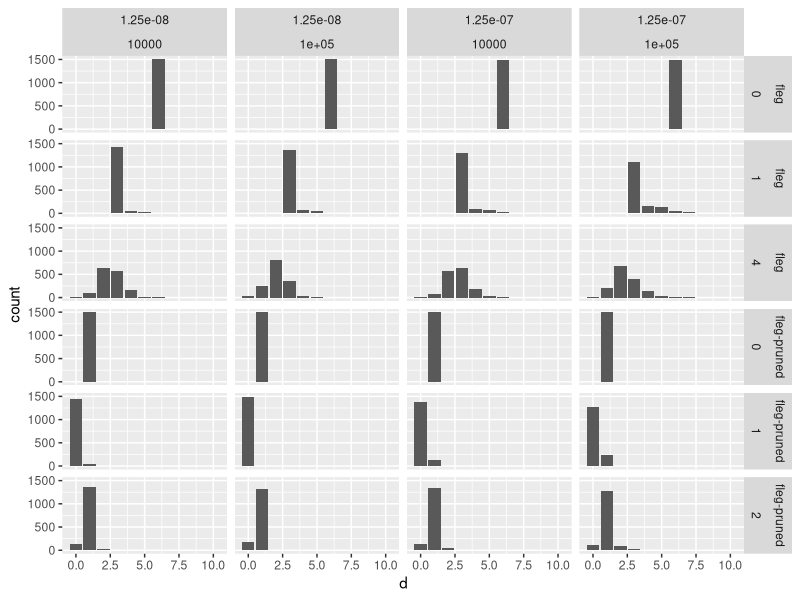
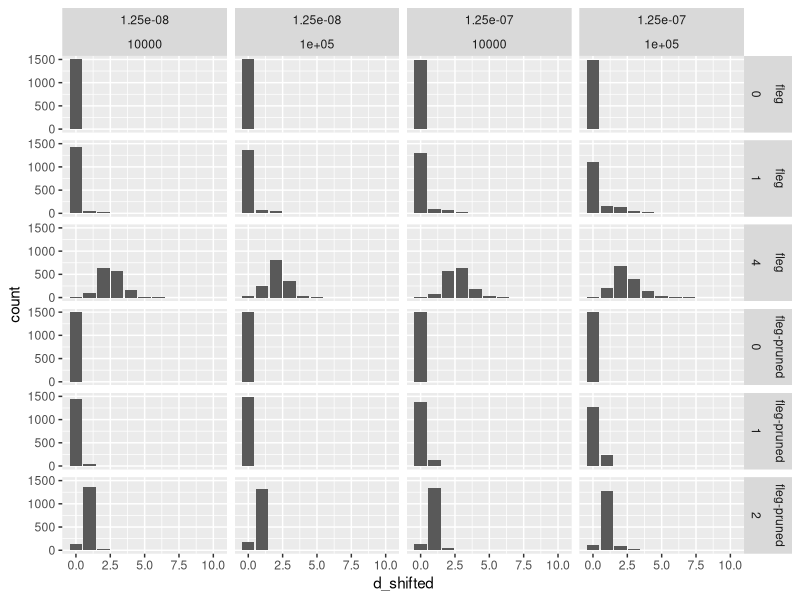
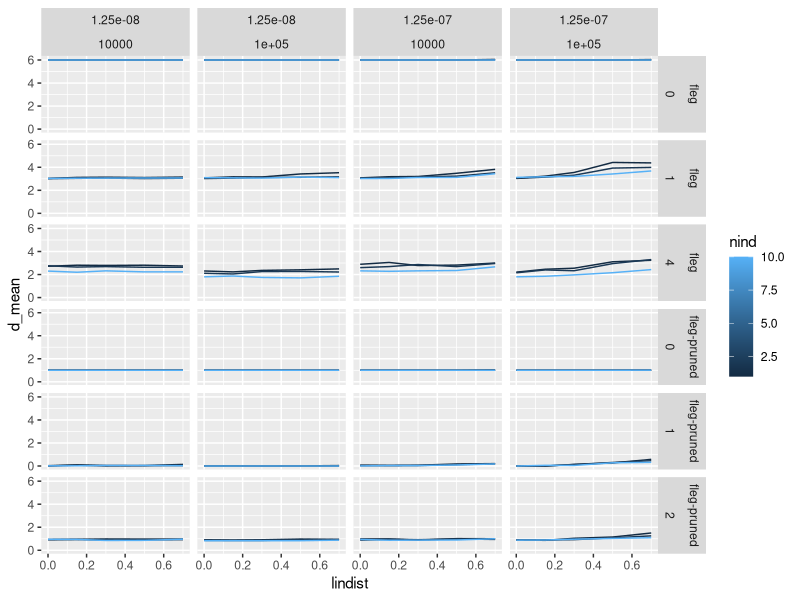

Source code (R) for these figures, in order:
## ---- chunk 1
#| warning: false
#| echo: false
#| output: false
#| message: false
library(dplyr)
library(ggplot2)
## ---- chunk 2
datg1 = read.csv("output/h1_byrep_filtered.csv") %>%
  filter(h_search <= 2)
nrow(datg1) # 18000 = 3 nind x 2 nSNPs x 2 mu x 5 sigma x 3 search_h x 100 reps
datg4 = read.csv("output/h4_byrep_filtered.csv")
nrow(datg4) # 18000 also
stopifnot(all(names(datg1) == names(datg4)))
dat = rbind(datg1, datg4) %>%
    group_by(net, mutrate, nbiallelic, nind, lindist, h_search) %>%
    select(min_nethw)
dat %>% summarize(nreps=n(), .groups="drop") %>% select(nreps) %>% unique() # 100
rm(datg1, datg4)
## ---- chunk 3
dat = dat %>% mutate(d = as.integer(round(min_nethw/2)))
## ---- chunk 4
dat %>% ggplot(aes(d)) +
  facet_grid(net + h_search ~ mutrate + nbiallelic) +
  geom_bar()
## ---- chunk 5
dat = dat %>% mutate(
    mind = case_when(
        net=="fleg" & h_search==0 ~ 6,
        net=="fleg" & h_search==1 ~ 3,
        net=="fleg-pruned" & h_search==0 ~ 1,
        .default = 0),
    d_shifted = d - mind
    )
## ---- chunk 6
dat %>% ggplot(aes(d_shifted)) +
  facet_grid(net + h_search ~ mutrate + nbiallelic) +
  geom_bar()
## ---- chunk 7
dat_mean = dat %>% select(d) %>%
    summarize(
        d_mean = mean(d),
        d_se = sd(d)/sqrt(n())
    )
## ---- chunk 8
dat_mean %>%
  ggplot(aes(y=d_mean, x=lindist, group=nind, color=nind)) +
  facet_grid(net + h_search ~ mutrate + nbiallelic) +
  geom_line()
## ---- chunk 9
fit0 = glm(d_shifted ~ as.factor(net) +
  as.factor(net):as.factor(h_search) + # h_search different for different nets
  as.factor(mutrate) +
  as.factor(nbiallelic) + as.factor(lindist),
  data = dat, family = "poisson"
  )
## ---- chunk 10
deviance(fit0)   # 11970.95
fit0$df.residual # 35988
pchisq(deviance(fit0), df=fit0$df.residual, lower.tail=F)
## ---- chunk 11
lambdahat = fitted(fit0)
fit0_resid = dat$d_shifted - lambdahat # same as resid(fit0, type="response")
x2 = sum(fit0_resid^2/lambdahat)
# same as: sum(resid(fit0, type="pearson")^2)
x2 # 31273.72: still lower than residual df
pchisq(x2, df = fit0$df.residual, lower.tail=F)
## ---- chunk 12
mean(resid(fit0, type="pearson")^2) # 0.8687145
## ---- chunk 13
x2 / fit0$df.residual # overdispersion: 0.8690042
## ---- chunk 14
drop1(fit0, k=log(nrow(dat)), test="Chisq") # conservatively using n=36,000
## ---- chunk 15
summary(fit0)
